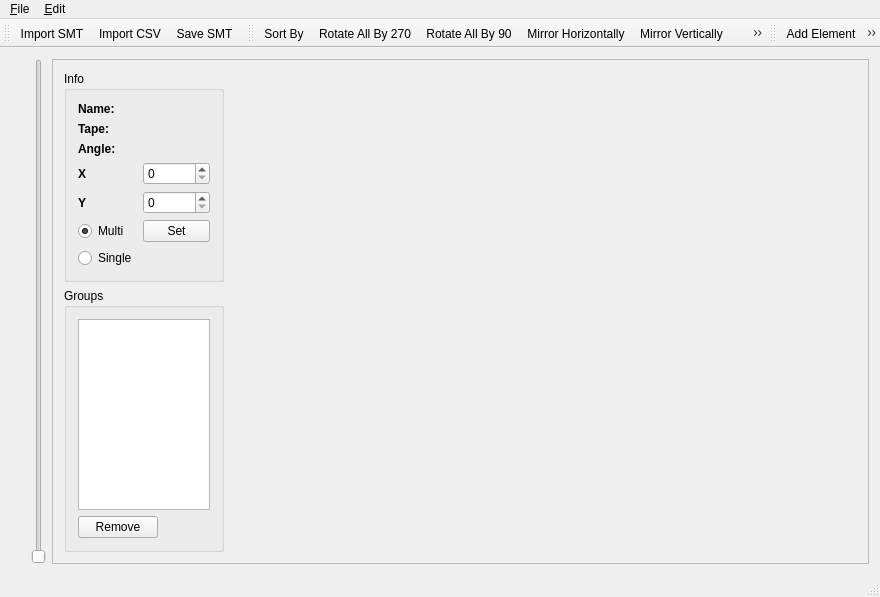
<?xml version="1.0" encoding="UTF-8"?>
<ui version="4.0">
 <class>MainWindow</class>
 <widget class="QMainWindow" name="MainWindow">
  <property name="geometry">
   <rect>
    <x>0</x>
    <y>0</y>
    <width>880</width>
    <height>597</height>
   </rect>
  </property>
  <property name="windowTitle">
   <string>MainWindow</string>
  </property>
  <property name="windowIcon">
   <iconset resource="icons.qrc">
    <normaloff>:/icons/icons/icon.png</normaloff>:/icons/icons/icon.png</iconset>
  </property>
  <widget class="QWidget" name="centralWidget">
   <layout class="QHBoxLayout" name="horizontalLayout">
    <item>
     <layout class="QGridLayout" name="gridLayout_5">
      <item row="0" column="1">
       <widget class="QSlider" name="slPos">
        <property name="orientation">
         <enum>Qt::Vertical</enum>
        </property>
       </widget>
      </item>
      <item row="0" column="0">
       <spacer name="verticalSpacer_2">
        <property name="orientation">
         <enum>Qt::Vertical</enum>
        </property>
        <property name="sizeHint" stdset="0">
         <size>
          <width>20</width>
          <height>40</height>
         </size>
        </property>
       </spacer>
      </item>
      <item row="0" column="2">
       <widget class="QScrollArea" name="scrollArea">
        <property name="sizePolicy">
         <sizepolicy hsizetype="Minimum" vsizetype="Expanding">
          <horstretch>0</horstretch>
          <verstretch>0</verstretch>
         </sizepolicy>
        </property>
        <property name="minimumSize">
         <size>
          <width>190</width>
          <height>0</height>
         </size>
        </property>
        <property name="frameShadow">
         <enum>QFrame::Raised</enum>
        </property>
        <property name="horizontalScrollBarPolicy">
         <enum>Qt::ScrollBarAlwaysOff</enum>
        </property>
        <property name="widgetResizable">
         <bool>true</bool>
        </property>
        <widget class="QWidget" name="scrollAreaWidgetContents">
         <property name="geometry">
          <rect>
           <x>0</x>
           <y>0</y>
           <width>412</width>
           <height>500</height>
          </rect>
         </property>
         <layout class="QVBoxLayout" name="verticalLayout_2">
          <item>
           <widget class="QGroupBox" name="Info">
            <property name="sizePolicy">
             <sizepolicy hsizetype="Preferred" vsizetype="Preferred">
              <horstretch>0</horstretch>
              <verstretch>0</verstretch>
             </sizepolicy>
            </property>
            <property name="maximumSize">
             <size>
              <width>160</width>
              <height>16777215</height>
             </size>
            </property>
            <property name="title">
             <string>Info</string>
            </property>
            <layout class="QGridLayout" name="gridLayout">
             <item row="1" column="1">
              <widget class="QLabel" name="lbDesignator2">
               <property name="font">
                <font>
                 <weight>75</weight>
                 <bold>true</bold>
                </font>
               </property>
               <property name="text">
                <string>Name:</string>
               </property>
              </widget>
             </item>
             <item row="4" column="1">
              <widget class="QLabel" name="label_4">
               <property name="font">
                <font>
                 <weight>75</weight>
                 <bold>true</bold>
                </font>
               </property>
               <property name="text">
                <string>Tape:</string>
               </property>
              </widget>
             </item>
             <item row="8" column="2">
              <widget class="QPushButton" name="pbSet">
               <property name="text">
                <string>Set</string>
               </property>
              </widget>
             </item>
             <item row="5" column="1">
              <widget class="QLabel" name="label_5">
               <property name="font">
                <font>
                 <weight>75</weight>
                 <bold>true</bold>
                </font>
               </property>
               <property name="text">
                <string>Angle:</string>
               </property>
              </widget>
             </item>
             <item row="1" column="2">
              <widget class="QLabel" name="lbDesignator">
               <property name="text">
                <string/>
               </property>
              </widget>
             </item>
             <item row="6" column="2">
              <widget class="QSpinBox" name="sbCoordX">
               <property name="maximum">
                <number>75000</number>
               </property>
              </widget>
             </item>
             <item row="7" column="2">
              <widget class="QSpinBox" name="sbCoordY">
               <property name="maximum">
                <number>75000</number>
               </property>
              </widget>
             </item>
             <item row="7" column="1">
              <widget class="QLabel" name="label_3">
               <property name="font">
                <font>
                 <weight>75</weight>
                 <bold>true</bold>
                </font>
               </property>
               <property name="text">
                <string>Y</string>
               </property>
              </widget>
             </item>
             <item row="6" column="1">
              <widget class="QLabel" name="label_2">
               <property name="font">
                <font>
                 <weight>75</weight>
                 <bold>true</bold>
                </font>
               </property>
               <property name="text">
                <string>X</string>
               </property>
              </widget>
             </item>
             <item row="8" column="1">
              <widget class="QRadioButton" name="rbMulti">
               <property name="text">
                <string>Multi</string>
               </property>
               <property name="checked">
                <bool>true</bool>
               </property>
              </widget>
             </item>
             <item row="9" column="1">
              <widget class="QRadioButton" name="rbSingle">
               <property name="text">
                <string>Single</string>
               </property>
              </widget>
             </item>
             <item row="4" column="2">
              <widget class="QLabel" name="lbTape">
               <property name="text">
                <string/>
               </property>
              </widget>
             </item>
             <item row="5" column="2">
              <widget class="QLabel" name="lbAngle">
               <property name="text">
                <string/>
               </property>
              </widget>
             </item>
            </layout>
           </widget>
          </item>
          <item>
           <widget class="QGroupBox" name="Groups">
            <property name="sizePolicy">
             <sizepolicy hsizetype="Preferred" vsizetype="Preferred">
              <horstretch>0</horstretch>
              <verstretch>0</verstretch>
             </sizepolicy>
            </property>
            <property name="maximumSize">
             <size>
              <width>160</width>
              <height>16777215</height>
             </size>
            </property>
            <property name="title">
             <string>Groups</string>
            </property>
            <layout class="QGridLayout" name="gridLayout_4">
             <item row="3" column="0">
              <widget class="QPushButton" name="pbRemoveGroup">
               <property name="text">
                <string>Remove</string>
               </property>
              </widget>
             </item>
             <item row="2" column="0" colspan="2">
              <widget class="QListView" name="listView">
               <property name="minimumSize">
                <size>
                 <width>0</width>
                 <height>150</height>
                </size>
               </property>
               <property name="editTriggers">
                <set>QAbstractItemView::NoEditTriggers</set>
               </property>
              </widget>
             </item>
            </layout>
           </widget>
          </item>
         </layout>
        </widget>
       </widget>
      </item>
     </layout>
    </item>
   </layout>
  </widget>
  <widget class="QMenuBar" name="menuBar">
   <property name="geometry">
    <rect>
     <x>0</x>
     <y>0</y>
     <width>880</width>
     <height>21</height>
    </rect>
   </property>
   <widget class="QMenu" name="menu_File">
    <property name="title">
     <string>&amp;File</string>
    </property>
    <addaction name="actionImport_SMT"/>
    <addaction name="actionImport_CSV"/>
    <addaction name="separator"/>
    <addaction name="actionSave_SMT"/>
    <addaction name="actionSaveToSVG"/>
    <addaction name="separator"/>
    <addaction name="actionBasicSettings"/>
    <addaction name="separator"/>
   </widget>
   <widget class="QMenu" name="menu_Edit">
    <property name="title">
     <string>&amp;Edit</string>
    </property>
    <addaction name="actionAddPart"/>
    <addaction name="actionDeleteSelected"/>
    <addaction name="actionRotateC90"/>
    <addaction name="actionRotateC270"/>
    <addaction name="actionChangeGroup"/>
    <addaction name="separator"/>
    <addaction name="actionActionRotateAll90"/>
    <addaction name="actionRotateAll270"/>
    <addaction name="actionSort_By"/>
    <addaction name="actionFlipH"/>
    <addaction name="actionFlipV"/>
    <addaction name="actionMove_and_Rotate"/>
    <addaction name="separator"/>
    <addaction name="actionShow_Groups_Dialog"/>
    <addaction name="actionBasicGroupsDialog"/>
   </widget>
   <addaction name="menu_File"/>
   <addaction name="menu_Edit"/>
  </widget>
  <widget class="QToolBar" name="mainToolBar">
   <attribute name="toolBarArea">
    <enum>TopToolBarArea</enum>
   </attribute>
   <attribute name="toolBarBreak">
    <bool>false</bool>
   </attribute>
   <addaction name="actionImport_SMT"/>
   <addaction name="actionImport_CSV"/>
   <addaction name="actionSave_SMT"/>
  </widget>
  <widget class="QStatusBar" name="statusBar"/>
  <widget class="QToolBar" name="toolBar">
   <property name="windowTitle">
    <string>toolBar</string>
   </property>
   <attribute name="toolBarArea">
    <enum>TopToolBarArea</enum>
   </attribute>
   <attribute name="toolBarBreak">
    <bool>false</bool>
   </attribute>
   <addaction name="actionSort_By"/>
   <addaction name="actionRotateAll270"/>
   <addaction name="actionActionRotateAll90"/>
   <addaction name="actionFlipH"/>
   <addaction name="actionFlipV"/>
   <addaction name="actionMove_and_Rotate"/>
  </widget>
  <widget class="QToolBar" name="toolBar_2">
   <property name="windowTitle">
    <string>toolBar_2</string>
   </property>
   <attribute name="toolBarArea">
    <enum>TopToolBarArea</enum>
   </attribute>
   <attribute name="toolBarBreak">
    <bool>false</bool>
   </attribute>
   <addaction name="actionAddPart"/>
   <addaction name="actionDeleteSelected"/>
   <addaction name="actionRotateC270"/>
   <addaction name="actionRotateC90"/>
   <addaction name="actionChangeGroup"/>
  </widget>
  <action name="actionImport_SMT">
   <property name="icon">
    <iconset resource="icons.qrc">
     <normaloff>:/icons/icons/System-Binary-icon.png</normaloff>:/icons/icons/System-Binary-icon.png</iconset>
   </property>
   <property name="text">
    <string>Import SMT</string>
   </property>
  </action>
  <action name="actionImport_CSV">
   <property name="icon">
    <iconset resource="icons.qrc">
     <normaloff>:/icons/icons/csv_file.png</normaloff>:/icons/icons/csv_file.png</iconset>
   </property>
   <property name="text">
    <string>Import CSV</string>
   </property>
  </action>
  <action name="actionSave_SMT">
   <property name="icon">
    <iconset resource="icons.qrc">
     <normaloff>:/icons/icons/filesave.png</normaloff>:/icons/icons/filesave.png</iconset>
   </property>
   <property name="text">
    <string>Save SMT</string>
   </property>
  </action>
  <action name="actionSort_By">
   <property name="icon">
    <iconset resource="icons.qrc">
     <normaloff>:/icons/icons/sort-ascending-icon.png</normaloff>:/icons/icons/sort-ascending-icon.png</iconset>
   </property>
   <property name="text">
    <string>Sort By</string>
   </property>
   <property name="toolTip">
    <string>Sort place order</string>
   </property>
  </action>
  <action name="actionAddPart">
   <property name="icon">
    <iconset resource="icons.qrc">
     <normaloff>:/icons/icons/edit_add.png</normaloff>:/icons/icons/edit_add.png</iconset>
   </property>
   <property name="text">
    <string>Add Element</string>
   </property>
   <property name="toolTip">
    <string>Add Element</string>
   </property>
   <property name="shortcut">
    <string>Ctrl+=</string>
   </property>
  </action>
  <action name="actionBasicSettings">
   <property name="icon">
    <iconset resource="icons.qrc">
     <normaloff>:/icons/icons/gear.png</normaloff>:/icons/icons/gear.png</iconset>
   </property>
   <property name="text">
    <string>Basic Settings</string>
   </property>
   <property name="toolTip">
    <string>Basic Settings</string>
   </property>
  </action>
  <action name="actionFlipH">
   <property name="icon">
    <iconset resource="icons.qrc">
     <normaloff>:/icons/icons/Actions-object-flip-horizontal-icon.png</normaloff>:/icons/icons/Actions-object-flip-horizontal-icon.png</iconset>
   </property>
   <property name="text">
    <string>Mirror Horizontally</string>
   </property>
  </action>
  <action name="actionFlipV">
   <property name="icon">
    <iconset resource="icons.qrc">
     <normaloff>:/icons/icons/Actions-object-flip-vertical-icon.png</normaloff>:/icons/icons/Actions-object-flip-vertical-icon.png</iconset>
   </property>
   <property name="text">
    <string>Mirror Vertically</string>
   </property>
  </action>
  <action name="actionDeleteSelected">
   <property name="icon">
    <iconset resource="icons.qrc">
     <normaloff>:/icons/icons/edit_remove.png</normaloff>:/icons/icons/edit_remove.png</iconset>
   </property>
   <property name="text">
    <string>Delete Selected Chips</string>
   </property>
   <property name="toolTip">
    <string>Deletes Selected Items</string>
   </property>
   <property name="shortcut">
    <string>Del</string>
   </property>
  </action>
  <action name="actionMove_and_Rotate">
   <property name="icon">
    <iconset resource="icons.qrc">
     <normaloff>:/icons/icons/Actions-transform-rotate-icon.png</normaloff>:/icons/icons/Actions-transform-rotate-icon.png</iconset>
   </property>
   <property name="text">
    <string>Move and Rotate</string>
   </property>
  </action>
  <action name="actionShow_Groups_Dialog">
   <property name="text">
    <string>Show Groups Dialog</string>
   </property>
  </action>
  <action name="actionBasicGroupsDialog">
   <property name="text">
    <string>Show Basic Groups Dialog</string>
   </property>
  </action>
  <action name="actionChangeGroup">
   <property name="icon">
    <iconset resource="icons.qrc">
     <normaloff>:/icons/icons/Video-Reel-icon.png</normaloff>:/icons/icons/Video-Reel-icon.png</iconset>
   </property>
   <property name="text">
    <string>ChangeGroup</string>
   </property>
   <property name="shortcut">
    <string>Ctrl+G</string>
   </property>
  </action>
  <action name="actionSaveToSVG">
   <property name="text">
    <string>Save To SVG</string>
   </property>
  </action>
  <action name="actionRotateC90">
   <property name="icon">
    <iconset resource="icons.qrc">
     <normaloff>:/icons/icons/transform-rotate-90-icon.png</normaloff>:/icons/icons/transform-rotate-90-icon.png</iconset>
   </property>
   <property name="text">
    <string>Rotate Selected By 90</string>
   </property>
   <property name="toolTip">
    <string>Rotate Selected Items By 90 Degrees</string>
   </property>
  </action>
  <action name="actionRotateC270">
   <property name="icon">
    <iconset resource="icons.qrc">
     <normaloff>:/icons/icons/transform-rotate-270-icon.png</normaloff>:/icons/icons/transform-rotate-270-icon.png</iconset>
   </property>
   <property name="text">
    <string>Rotate Selected By 270</string>
   </property>
   <property name="toolTip">
    <string>Rotates Selected Items By 270 Degrees</string>
   </property>
  </action>
  <action name="actionActionRotateAll90">
   <property name="icon">
    <iconset resource="icons.qrc">
     <normaloff>:/icons/icons/transform-rotate-90-icon.png</normaloff>:/icons/icons/transform-rotate-90-icon.png</iconset>
   </property>
   <property name="text">
    <string>Rotate All By 90</string>
   </property>
   <property name="toolTip">
    <string>Rotates Whole Board By 90 Degrees</string>
   </property>
  </action>
  <action name="actionRotateAll270">
   <property name="icon">
    <iconset resource="icons.qrc">
     <normaloff>:/icons/icons/transform-rotate-270-icon.png</normaloff>:/icons/icons/transform-rotate-270-icon.png</iconset>
   </property>
   <property name="text">
    <string>Rotate All By 270</string>
   </property>
   <property name="toolTip">
    <string>Rotates Whole Board By 270 Degrees</string>
   </property>
  </action>
 </widget>
 <layoutdefault spacing="6" margin="11"/>
 <resources>
  <include location="icons.qrc"/>
 </resources>
 <connections/>
</ui>
